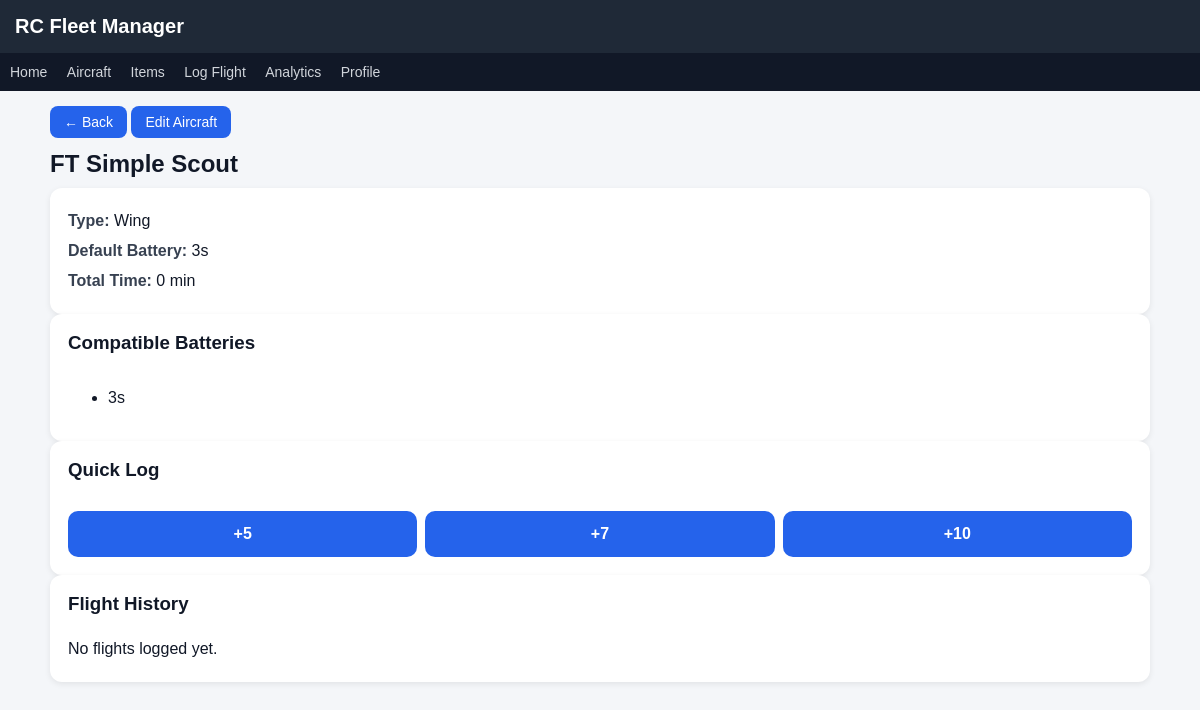
The app's page /aircraft/2 with its own data.
### tables this page shows
CREATE TABLE aircraft (
        id INTEGER PRIMARY KEY,
        manufacturer TEXT,
        model TEXT,
        name TEXT NOT NULL,
        type TEXT,
        default_battery_id INTEGER,
        notes TEXT
    );

CREATE TABLE batteries (
        id INTEGER PRIMARY KEY,
        name TEXT NOT NULL,
        capacity INTEGER,
        cells INTEGER,
        cycles INTEGER DEFAULT 0,
        last_used_date TEXT
    );

### app.py (the view)
@app.route("/aircraft/<int:aircraft_id>")
def aircraft_detail(aircraft_id):
    db = get_db()
    aircraft = db.execute("""
    SELECT a.*, b.name AS battery_name
    FROM aircraft a
    LEFT JOIN batteries b ON a.default_battery_id = b.id
    WHERE a.id=?
    """, (aircraft_id,)).fetchone()
    flights = db.execute("""
    SELECT f.*, b.name AS battery_name
    FROM flights f
    LEFT JOIN batteries b ON f.battery_id = b.id
    WHERE aircraft_id=?
    ORDER BY date DESC
    """, (aircraft_id,)).fetchall()
    compatible_batteries = db.execute("""
    SELECT b.*
    FROM batteries b
    JOIN aircraft_batteries ab
    ON b.id = ab.battery_id
    WHERE ab.aircraft_id = ?
    """, (aircraft_id,)).fetchall()
    total_minutes = db.execute("""
    SELECT SUM(minutes)
    FROM flights
    WHERE aircraft_id=?
    """, (aircraft_id,)).fetchone()[0] or 0
    aircraft = dict(aircraft)
    aircraft["total_minutes"] = total_minutes
    return render_template(
        "aircraft_detail.html",
        aircraft=aircraft,
        flights=flights,
        compatible_batteries=compatible_batteries
    )

### app.py (called while the page is built)
@app.before_request
def initialize_app():
    global sync_done
    if not sync_done:
        sync_battery_items()
        sync_done = True

### database.py (called while the page is built)
def get_db():
    conn = sqlite3.connect("rc_fleet.db")
    conn.row_factory = sqlite3.Row
    return conn

### templates/aircraft_detail.html (shortened to what this page needs)
{% extends "base.html" %}
{% block content %}
<a class="btn" href="/aircraft">← Back</a>
<a class="btn" href="/edit_aircraft/{{ aircraft.id }}">Edit Aircraft</a>
<h2>{{ aircraft.name }}</h2>
<div class="card">
<p><strong>Type:</strong> {{ aircraft.type or "—" }}</p>
<p><strong>Default Battery:</strong> {{ aircraft.battery_name or "None" }}</p>
<p><strong>Total Time:</strong> {{ aircraft.total_minutes or 0 }} min</p>
</div>
<div class="card">
<h3>Compatible Batteries</h3>
<ul>
{% for b in compatible_batteries %}
<li>{{ b.name }}</li>
{% else %}
<li>No batteries assigned</li>
{% endfor %}
</ul>
</div>
<div class="card">
<h3>Quick Log</h3>
<div class="quick-log">
<a href="/log_flight?quick=5&aircraft={{ aircraft.id }}" class="quick-btn">+5</a>
<a href="/log_flight?quick=7&aircraft={{ aircraft.id }}" class="quick-btn">+7</a>
<a href="/log_flight?quick=10&aircraft={{ aircraft.id }}" class="quick-btn">+10</a>
</div>
</div>
<div class="card">
<h3>Flight History</h3>
{% if flights %}
<table>
<tr>
<th>Date</th>
<th>Minutes</th>
<th>Battery</th>
</tr>
{% for f in flights %}
<tr>
<td>{{ f.date }}</td>
<td>{{ f.minutes }}</td>
<td>{{ f.battery_name or "N/A" }}</td>
</tr>
{% endfor %}
</table>
{% else %}
<p>No flights logged yet.</p>
{% endif %}
</div>
{% endblock %}

### static/style.css (style rules this page uses)
body { font-family: Arial, sans-serif; margin: 0; background: #f4f6f9; color: #111827; }
.container h1, .container h2 { margin-top: 0; }
h2 { margin-bottom: 10px; margin-top: 20px; }
h3 { margin-top: 0; }
.card { background: white; padding: 18px; border-radius: 12px; box-shadow: 0 2px 6px rgba(0,0,0,0.08); position: relative; transition: 0.15s; display: flex; flex-direction: column; }
.card p { margin: 6px 0; }
.card strong { color: #374151; }
.quick-log { margin-top: 12px; display: flex; gap: 8px; }
.quick-btn { flex: 1; text-align: center; padding: 14px 0; font-size: 16px; font-weight: bold; border-radius: 10px; background: #2563eb; color: white; text-decoration: none; }
.btn { display: inline-block; padding: 8px 14px; background: #2563eb; color: white; border-radius: 8px; text-decoration: none; font-size: 14px; border: none; cursor: pointer; margin-bottom: 12px; }

### records on screen
aircraft: name "FT Simple Scout", type "Wing"
batteries: name "3s"

### other values on screen
{{ aircraft.total_minutes or 0 }} "0"
